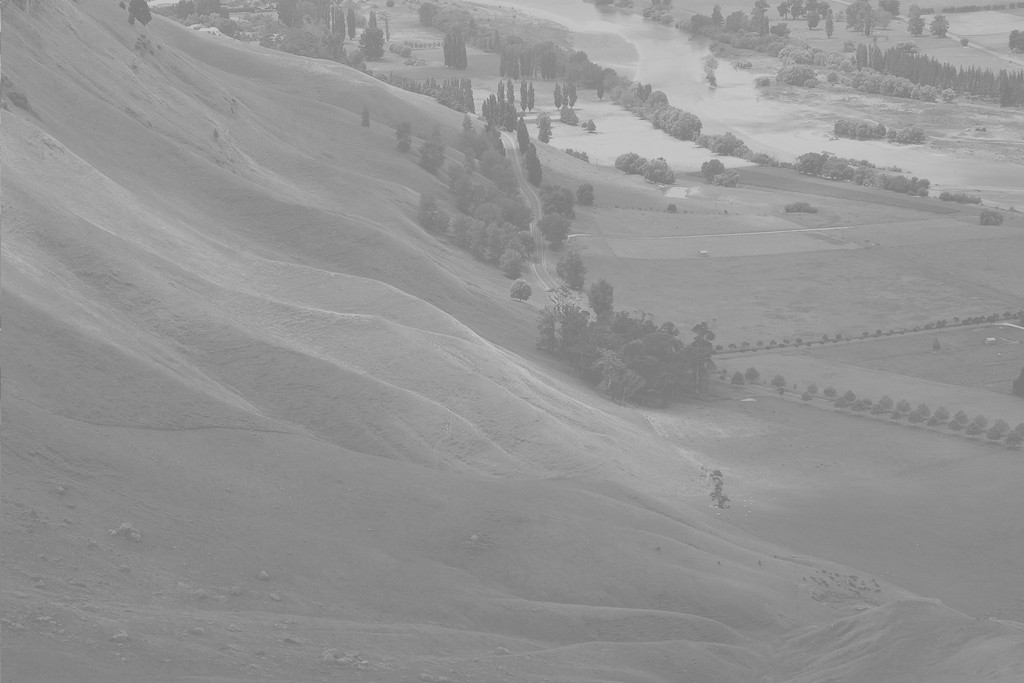
#> input picture HistogramEqualization/Unequalized_Hawkes_Bay_NZ.jpg, 1024 x 683 px, found by its file name
$ jupyter execute HistogramEqualization.ipynb
#> lines starting #> are read from the running program, lines starting #| are printed output that depends on the picture
[cell 1]
from PIL import Image
import numpy as np
import collections
import cv2
import matplotlib.pyplot as plt

# function to count the pixel values
def Count(count_list):
    count = dict()
    for item in count_list:
        if item in count:
           count[item] = count[item] + 1
        else :
            count[item] = 1
    return count

#function to calculate CDF function
def CDF(dict_1):
    sum1 = 0
    cdf = dict()
    for i, j in count.items():
        sum1 = sum1 + count[i]
        cdf[i] = sum1
    return cdf

#function to calculate histogram from CDF function
def calculate_histogram(dict_1):
    cdf_m = min(dict_1.values())
    L = 255
    hist = dict()
    for i, j in cdf.items():
        hist[i] = int(((dict_1[i] - cdf_m)/(699392 - cdf_m))*(L-1))

    return hist


original_image = cv2.imread(r'C:\Users\Aditya\Pictures\Unequalized_Hawkes_Bay_NZ.jpg')
#> original_image is the input picture: shape (683, 1024, 3); min 114, max 208, mean 148
grayscale_image = cv2.cvtColor(original_image, cv2.COLOR_BGR2GRAY)
cv2.imshow('grayscale image', grayscale_image)
cv2.imwrite(r'C:\Users\Aditya\Pictures\grayscale_image.jpg', grayscale_image)
image_shape = grayscale_image.shape
#> image_shape = (683, 1024)

list_1 = []
list_2 = []
for i in range(image_shape[0]):
    for j in range(image_shape[1]):
        list_1.append(grayscale_image[i][j])
        list_2.append(grayscale_image[i][j])
#> after the loop, list_1 = 699392 items; list_2 = 699392 items

list_1.sort()

count = Count(list_1)
#> the loop in Count, `for item in count_list:` made 699392 passes
#> item on passes 1 to 3: 114, 115, 116
#> after the loop in Count, `for item in count_list:`: count = 95 items
#> count = 95 items
cdf = CDF(count)
#> the loop in CDF, `for i, j in count.items():` made 95 passes
#> (j, sum1) on passes 1 to 12: (1, 1), (1, 2), (12, 14), (19, 33), (49, 82), (93, 175), (220, 395), (488, 883), (1061, 1944), (1747, 3691), (2160, 5851), (2718, 8569)
#> after the loop in CDF, `for i, j in count.items():`: sum1 = 699392
#> cdf = 95 items
hist = calculate_histogram(cdf)
#> in calculate_histogram, `cdf_m = min(dict_1.values())`: cdf_m = 1
#> the loop in calculate_histogram, `for i, j in cdf.items():` made 95 passes
#> j on passes 1 to 12: 1, 2, 14, 33, 82, 175, 395, 883, 1944, 3691, 5851, 8569
#> after the loop in calculate_histogram, `for i, j in cdf.items():`: hist = 95 items
#> hist = 95 items

list_3 = []
for x in list_2:
    list_3.append(hist[x])
#> this loop made 699392 passes
#> x on passes 1 to 3: 127, 145, 149
#> after the loop, list_3 = 699392 items

arr2img = np.array(list_3, dtype = np.uint8)
arr2img = arr2img.reshape(image_shape[0], image_shape[1])
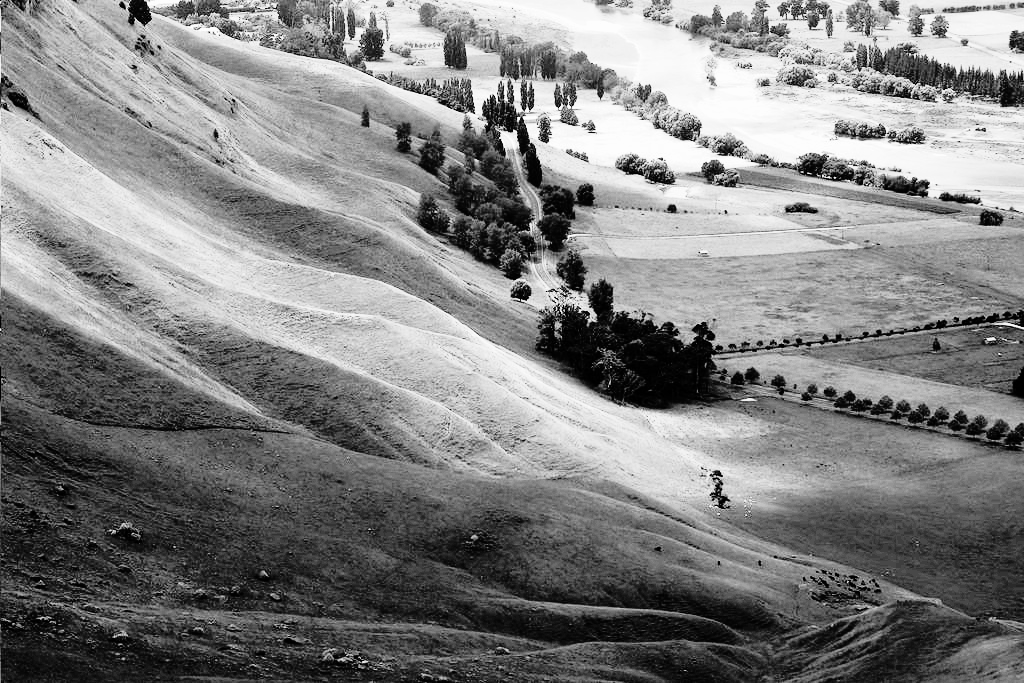
#> arr2img: shape (683, 1024); min 0, max 254, mean 129.5
hist_equ_image = cv2.imshow('hist_equ_image', arr2img)
cv2.imwrite(r'C:\Users\Aditya\Pictures\hist_equ_image.jpg', arr2img )
cv2.waitKey(0)
cv2.destroyAllWindows()

[cell 2]
import matplotlib.pyplot as plt

plt.subplot(211)
plt.stem(count.keys(), count.values())
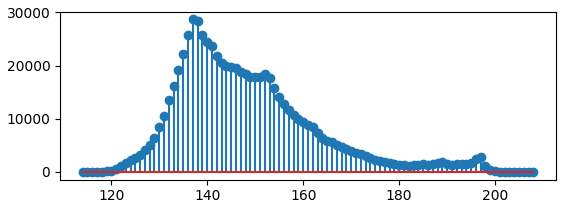
#> figure drawn by matplotlib, 1 panel; curve peaks at x = 137, y = 28701
